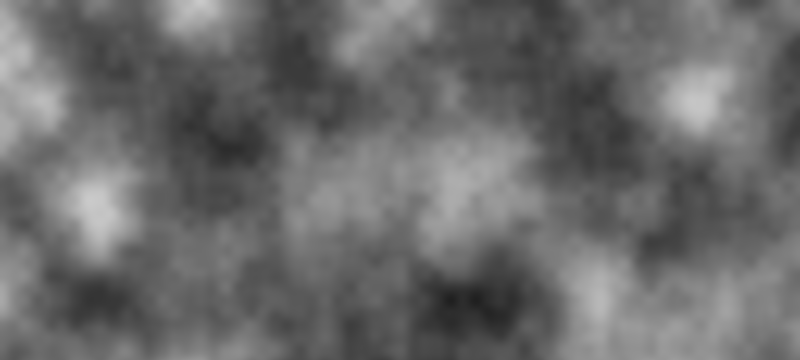
Frame 1 (no input)
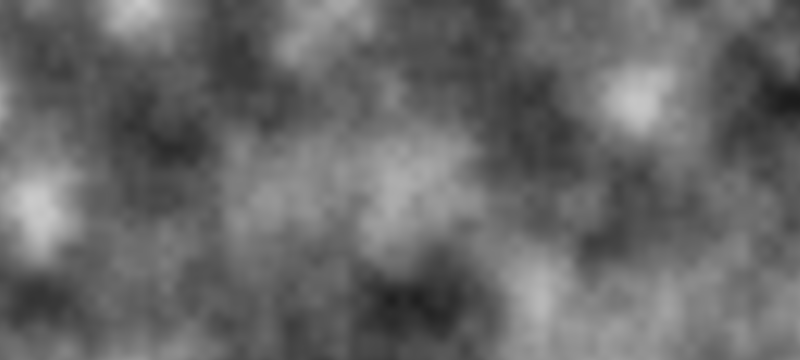
Frame 60 (the mouse pressed at the canvas centre just before this capture)
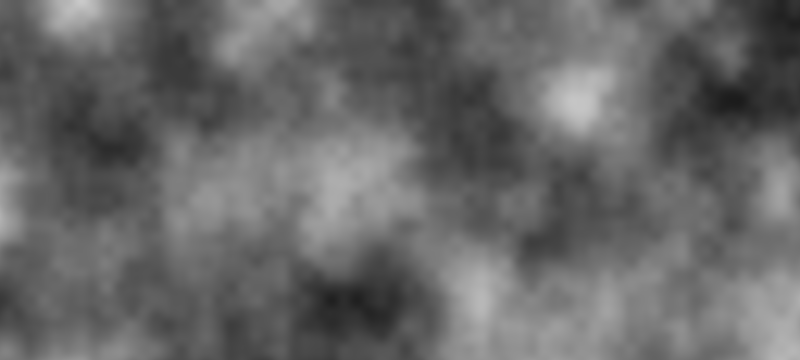
Frame 120 (the mouse held since frame 60 and released just before this capture)

The Processing sketch that drew these frames (run headless with seeded random() and noise(); from frame 60 on, the mouse is pressed at the canvas centre):

// Processing sketch: PerlinAnimated
// ── PerlinAnimated.pde
float off = 0.0;

void setup() {
  size(800, 360);
}

void draw() {
  loadPixels();
  float xoff = 0.0;
  for (int x = 0; x < width; x++) {
    float yoff = 0.0;
    for (int y = 0; y < height; y++) {
      float bright = map(noise(off + xoff, yoff), 0, 1, 0, 255);
      pixels[x+y*width] = color(bright);
      yoff += 0.01;
    }
    xoff += 0.01;
  }  
  updatePixels();
  
  off += 0.01;
}
